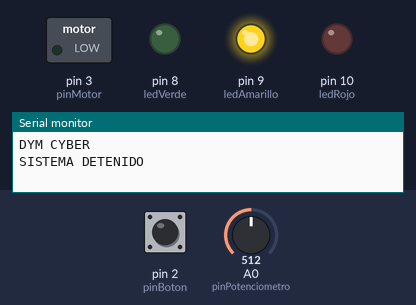
Bench run of a sketch on a simulated Arduino Uno, built with avr-gcc and run on an emulated ATmega328P. Parts: switched loads named in the sketch (green lamp = pin HIGH), output pins drawn as LEDs (lit = HIGH), the last lines printed to the serial monitor. Inputs (shaded band) come from the test bench; at power-on: pin 2 (pinBoton) HIGH, A0 (pinPotenciometro) = 512.

Above: at 1.2 s.
1.3 s: pin 2 (pinBoton) pulled LOW for 0.15 s
At 1.8 s:
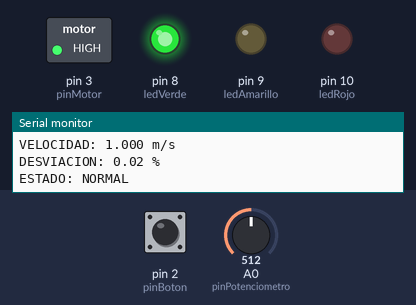
2.9 s: pin 2 (pinBoton) pulled LOW for 1 s
At 3.9 s:
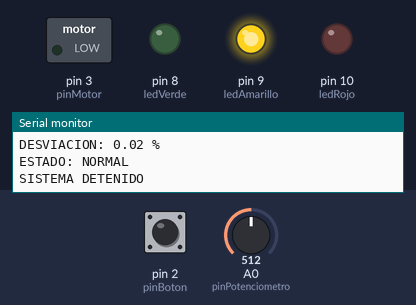
5.4 s: pin 2 (pinBoton) pulled LOW for 3.2 s
At 6.1 s:
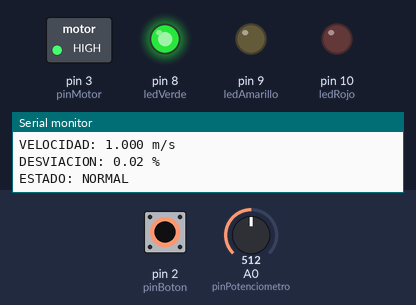
10.1 s: A0 (pinPotenciometro) set to 623
11.6 s: A0 (pinPotenciometro) set to 650
At 16.2 s:
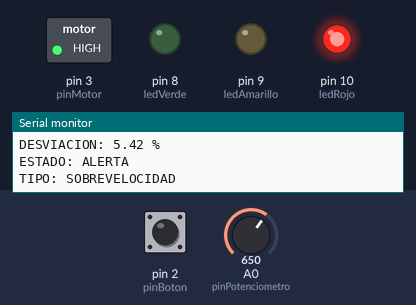
Timing chart, 0 to 17.1 s (numbered marks = the images above; inputs shaded):
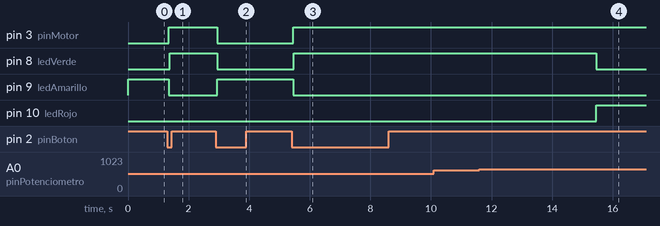

Measured:
- the behaviour switches between 639 and 640 on A0 (pinPotenciometro) (found by bisection; images 3 and 4)
- after the input at 1.3 s, pin 3 (pinMotor): LOW → HIGH after 0.05 s; pin 8 (ledVerde): LOW → HIGH after 0.07 s; pin 9 (ledAmarillo): HIGH → LOW after 0.05 s
- after the input at 2.9 s, pin 3 (pinMotor), pin 8 (ledVerde): HIGH → LOW after 0.05 s; pin 9 (ledAmarillo): LOW → HIGH after 0.05 s
- after the input at 5.4 s, pin 3 (pinMotor): LOW → HIGH after 0.05 s; pin 8 (ledVerde): LOW → HIGH after 0.07 s; pin 9 (ledAmarillo): HIGH → LOW after 0.05 s
- after the input at 11.6 s, pin 8 (ledVerde): HIGH → LOW after 3.9 s; pin 10 (ledRojo): LOW → HIGH after 3.9 s

The sketch:

05_alertas_velocidad.ino
```cpp
// 05_alertas_velocidad


#include <math.h>

const int pinBoton = 2;
const int pinMotor = 3;
const int pinPotenciometro = A0;

const int ledVerde = 8;
const int ledAmarillo = 9;
const int ledRojo = 10;

const float velocidadMinima = 0.80;
const float velocidadMaxima = 1.20;

float velocidadNominal = 1.00;
float umbralDesviacion = 5.0;

bool sistemaActivo = false;
bool lecturaAnterior = HIGH;
bool estadoBoton = HIGH;

unsigned long ultimoCambio = 0;
unsigned long ultimaMedicion = 0;

const unsigned long tiempoRebote = 50;
const unsigned long intervaloMedicion = 5000;

void actualizarSistema() {
  digitalWrite(pinMotor, sistemaActivo ? HIGH : LOW);
  digitalWrite(ledVerde, LOW);
  digitalWrite(ledAmarillo, sistemaActivo ? LOW : HIGH);
  digitalWrite(ledRojo, LOW);
}

void revisarBoton() {
  bool lecturaActual = digitalRead(pinBoton);

  if (lecturaActual != lecturaAnterior) {
    ultimoCambio = millis();
  }

  if (millis() - ultimoCambio > tiempoRebote) {
    if (lecturaActual != estadoBoton) {
      estadoBoton = lecturaActual;

      if (estadoBoton == LOW) {
        sistemaActivo = !sistemaActivo;
        actualizarSistema();

        if (sistemaActivo) {
          ultimaMedicion = millis() - intervaloMedicion;
          Serial.println("SISTEMA ENCENDIDO");
        } else {
          Serial.println("SISTEMA DETENIDO");
        }
      }
    }
  }

  lecturaAnterior = lecturaActual;
}

void medirVelocidad() {
  int lectura = analogRead(pinPotenciometro);

  float velocidadActual =
    velocidadMinima +
    (lectura / 1023.0) *
    (velocidadMaxima - velocidadMinima);

  float desviacion =
    fabs(velocidadActual - velocidadNominal)
    / velocidadNominal * 100.0;

  Serial.println("-------------------------");

  Serial.print("VELOCIDAD: ");
  Serial.print(velocidadActual, 3);
  Serial.println(" m/s");

  Serial.print("DESVIACION: ");
  Serial.print(desviacion, 2);
  Serial.println(" %");

  if (desviacion <= umbralDesviacion) {
    digitalWrite(ledVerde, HIGH);
    digitalWrite(ledRojo, LOW);

    Serial.println("ESTADO: NORMAL");
  } else {
    digitalWrite(ledVerde, LOW);
    digitalWrite(ledRojo, HIGH);

    Serial.println("ESTADO: ALERTA");

    if (velocidadActual < velocidadNominal) {
      Serial.println("TIPO: SUBVELOCIDAD");
    } else {
      Serial.println("TIPO: SOBREVELOCIDAD");
    }
  }
}

void setup() {
  Serial.begin(9600);

  pinMode(pinBoton, INPUT_PULLUP);
  pinMode(pinMotor, OUTPUT);

  pinMode(ledVerde, OUTPUT);
  pinMode(ledAmarillo, OUTPUT);
  pinMode(ledRojo, OUTPUT);

  actualizarSistema();

  Serial.println("DYM CYBER");
  Serial.println("SISTEMA DETENIDO");
}

void loop() {
  revisarBoton();

  if (sistemaActivo &&
      millis() - ultimaMedicion >= intervaloMedicion) {

    ultimaMedicion = millis();
    medirVelocidad();
  }
}
```
